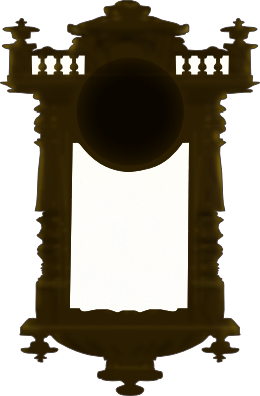
#> input picture art/clock/Clock-body.original.png, 260 x 396 px
$ python make-icons.py ../art/clock/Clock-body.original.png ../art/clock/Clock-body.original.png
#> lines starting #> are read from the running program, lines starting #| are printed output that depends on the picture
# Makes the site's icons from a mask image: trims it to the mask, centers it in a square with a
# small margin, and writes favicon.ico (16/32/48), favicon-32.png, apple-touch-icon.png (180, on
# black, since iOS fills transparency with black anyway), and, if the source is large enough,
# icon-192.png and icon-512.png (needs Pillow). Run from the repo root:
#   python scripts/make-icons.py <the mask exported at 1024 px or more>.png public
import sys
from PIL import Image

source, public = sys.argv[1], sys.argv[2]
mask = Image.open(source).convert('RGBA')
#> mask is the input picture: PIL image 260x396 RGBA; mean R, G, B, A 62.5, 54, 24.7, 120.5
mask = mask.crop(mask.split()[-1].getbbox())
w, h = mask.size
#> w = 260; h = 396

def square(margin):
#> called with margin = 0.08
    side = int(max(w, h) * (1 + margin))
#> side = 427
    sq = Image.new('RGBA', (side, side), (0, 0, 0, 0))
#> sq: PIL image 427x427 RGBA; every value is 0
    sq.paste(mask, ((side - w) // 2, (side - h) // 2), mask)
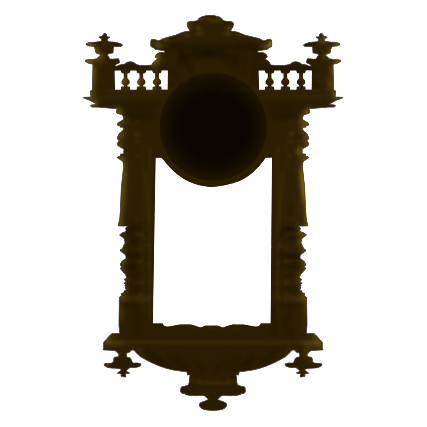
#> sq: PIL image 427x427 RGBA; mean R, G, B, A 11.9, 8.6, 1.4, 66.3; transparent parts drawn white
    return sq

tab = square(0.08)  # tab icons: fill as much as possible
tab.save(f'{public}/favicon.ico', sizes=[(16, 16), (32, 32), (48, 48)])
tab.resize((32, 32), Image.LANCZOS).save(f'{public}/favicon-32.png')
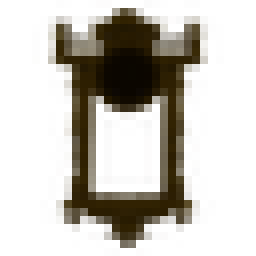
#> saved as favicon-32.png: PIL image 32x32 RGBA (shown 8 times larger); mean R, G, B, A 21.6, 14.5, 3.3, 66.3; transparent parts drawn white

home = square(0.35)  # home-screen icons: room for the rounded corners
#> call 2 of square, with margin = 0.35
#> in square (call 2), `sq = Image.new('RGBA', (side, side), (0, 0, 0, 0))`: sq: PIL image 534x534 RGBA; every value is 0
#> in square (call 2), `sq.paste(mask, ((side - w) // 2, (side - h) // 2), mask)`:
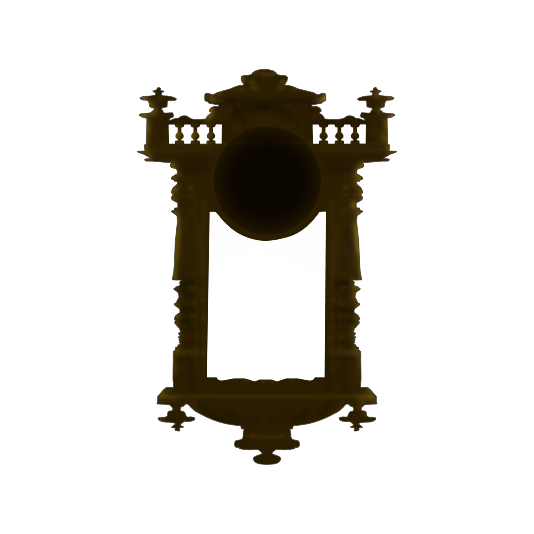
#> sq: PIL image 534x534 RGBA; mean R, G, B, A 7.6, 5.5, 0.9, 42.4; transparent parts drawn white
apple = Image.new('RGBA', (180, 180), (0, 0, 0, 255))
apple.alpha_composite(home.resize((180, 180), Image.LANCZOS))
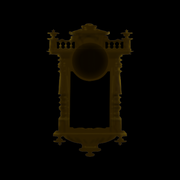
#> apple: PIL image 180x180 RGBA; mean R, G, B, A 6.9, 4.8, 0.5, 255
apple.convert('RGB').save(f'{public}/apple-touch-icon.png')

made = ['favicon.ico', 'favicon-32.png', 'apple-touch-icon.png']
if home.size[0] >= 512:
    for size in (192, 512):
        home.resize((size, size), Image.LANCZOS).save(f'{public}/icon-{size}.png')
        made.append(f'icon-{size}.png')
#> this loop made 2 passes
#> pass 1, `home.resize((size, size), Image.LANCZOS).save(f'{public}/icon-{size}.p..`:
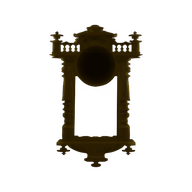
#> saved as icon-192.png: PIL image 192x192 RGBA; mean R, G, B, A 8.5, 5.9, 1.1, 42.4; transparent parts drawn white
#> pass 2, `home.resize((size, size), Image.LANCZOS).save(f'{public}/icon-{size}.p..`:
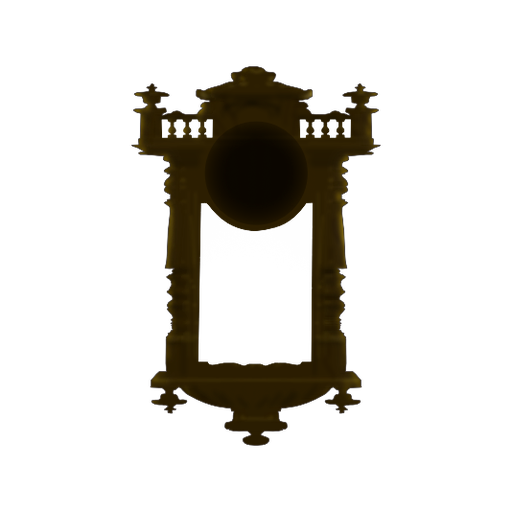
#> saved as icon-512.png: PIL image 512x512 RGBA; mean R, G, B, A 7.4, 5.2, 0.8, 42.4; transparent parts drawn white
#> after the loop, made = ['favicon.ico', 'favicon-32.png', 'apple-touch-icon.png', 'icon-192.png', 'icon-512.png']
print(f'mask {w}x{h}; made', ', '.join(made), '' if home.size[0] >= 512 else '(skipped 192/512: source too small)')
#| mask 260x396; made favicon.ico, favicon-32.png, apple-touch-icon.png, icon-192.png, icon-512.png
